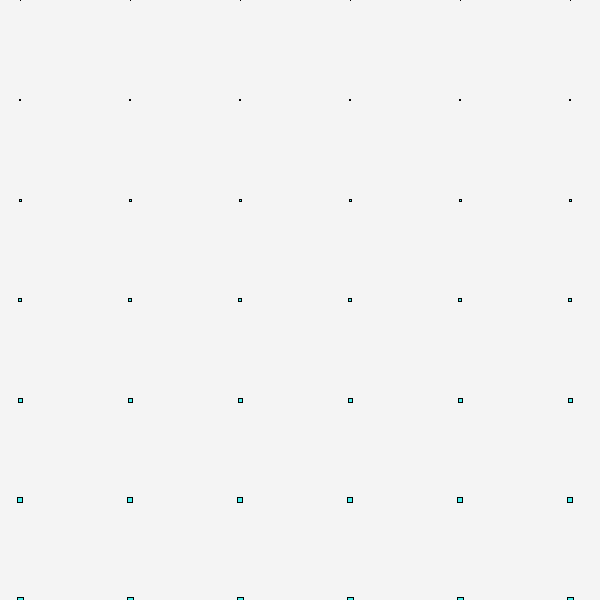
Frame 1 (no input)
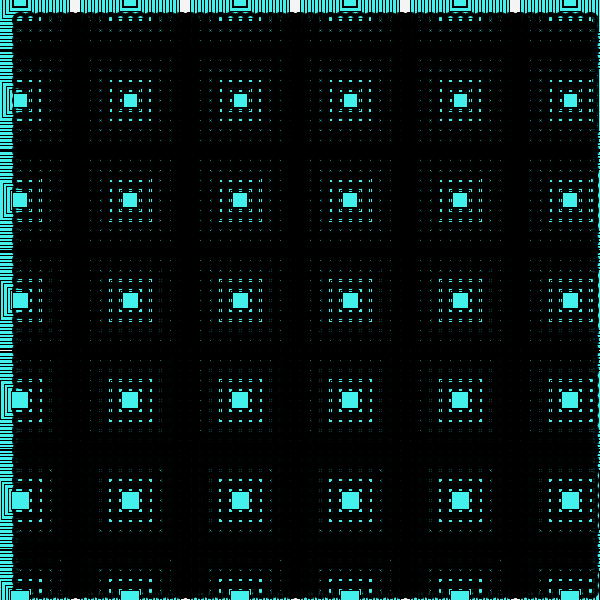
Frame 60 (the mouse pressed at the canvas centre just before this capture)
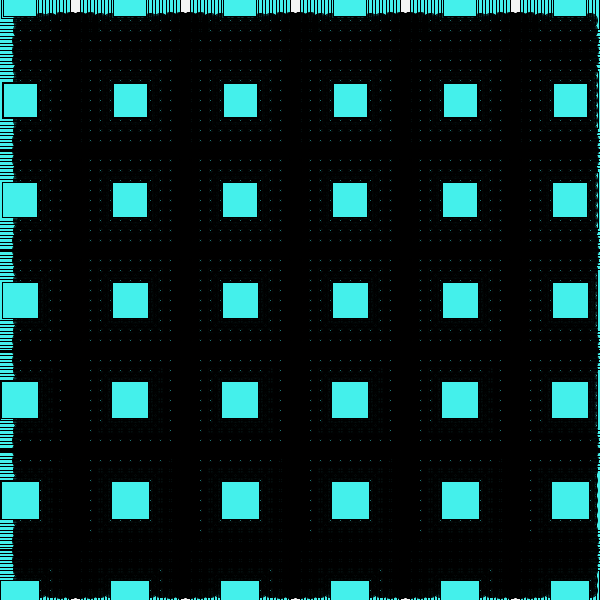
Frame 120 (the mouse held since frame 60 and released just before this capture)

The Processing sketch that drew these frames (run headless with seeded random() and noise(); from frame 60 on, the mouse is pressed at the canvas centre):

// Processing sketch: processing_75088
// ── processing_75088.pde

float rx, ry;
float ey,ex;
float rwidth,rheight;
float ellSize;

void setup(){
  background(244);
  size(600,600);
  smooth();
  rx= 0;
  ry= 0;
  ey= 0;
  ex= 0;
  rwidth= 0;
  rheight= 0;
  ellSize= 0;

}

 void draw(){
  
   
   for(int x= 20; x < width; x += 10){
  for(int y= 20; y< width; y += 10){
    noFill();
    ellipse(x,y,ellSize,ellSize);
if(ellSize >= 15){
   ellSize = -ellSize;

}  
}
   }
   
  
   for(int i= 20; i< 600; i+=110){
   rectMode(CENTER); 
     fill(68,240,235);
   rect(i,0,rwidth,rheight);
   } 
rwidth ++;
rheight ++;
 ellSize ++;
  ellSize ++;
   
if(rwidth >= 100){
      rwidth = -rwidth ;
}  

 if(rheight >= 100){
    rheight = -rheight ;

 }
   
 

   for(int i= 20; i< 600; i+=110){
   rectMode(CENTER); 
     fill(68,240,235);
   rect(i,100,rwidth,rheight);
   }   
rwidth ++;
rheight ++;

if(rwidth >= 100){
      rwidth = -rwidth ;
}  

 if(rheight >= 100){
    rheight = -rheight ;

 
 
 }
 
   for(int i= 20; i< 600; i+=110){
   rectMode(CENTER); 
     fill(68,240,235);
   rect(i,200,rwidth,rheight);
   }   
rwidth ++;
rheight ++;
 
if(rwidth >= 100){
      rwidth = -rwidth ;
}  

 if(rheight >= 100){
    rheight = -rheight ;

 }
  for(int i= 20; i< 600; i+=110){
   rectMode(CENTER); 
     fill(68,240,235);
   rect(i,300,rwidth,rheight);
   }   
rwidth ++;
rheight ++;
 
if(rwidth >= 100){
      rwidth = -rwidth ;
}  

 if(rheight >= 100){
    rheight = -rheight ;
 }
  for(int i= 20; i< 600; i+=110){
   rectMode(CENTER); 
     fill(68,240,235);
   rect(i,400,rwidth,rheight);
   }   
rwidth ++;
rheight ++;
 
if(rwidth >= 100){
      rwidth = -rwidth ;
}  

 if(rheight >= 100){
    rheight = -rheight ;
 }
  for(int i= 20; i< 600; i+=110){
   rectMode(CENTER); 
     fill(68,240,235);
   rect(i,500,rwidth,rheight);
   }   
rwidth ++;
rheight ++;
 
if(rwidth >= 100){
      rwidth = -rwidth ;
}  

 if(rheight >= 100){
    rheight = -rheight ;
 }
 for(int i= 20; i< 600; i+=110){
   rectMode(CENTER); 
     fill(68,240,235);
   rect(i,600,rwidth,rheight);
   }   
rwidth ++;
rheight ++;
 
if(rwidth >= 100){
      rwidth = -rwidth ;
}  

 if(rheight >= 100){
    rheight = -rheight ;
 }
 }
